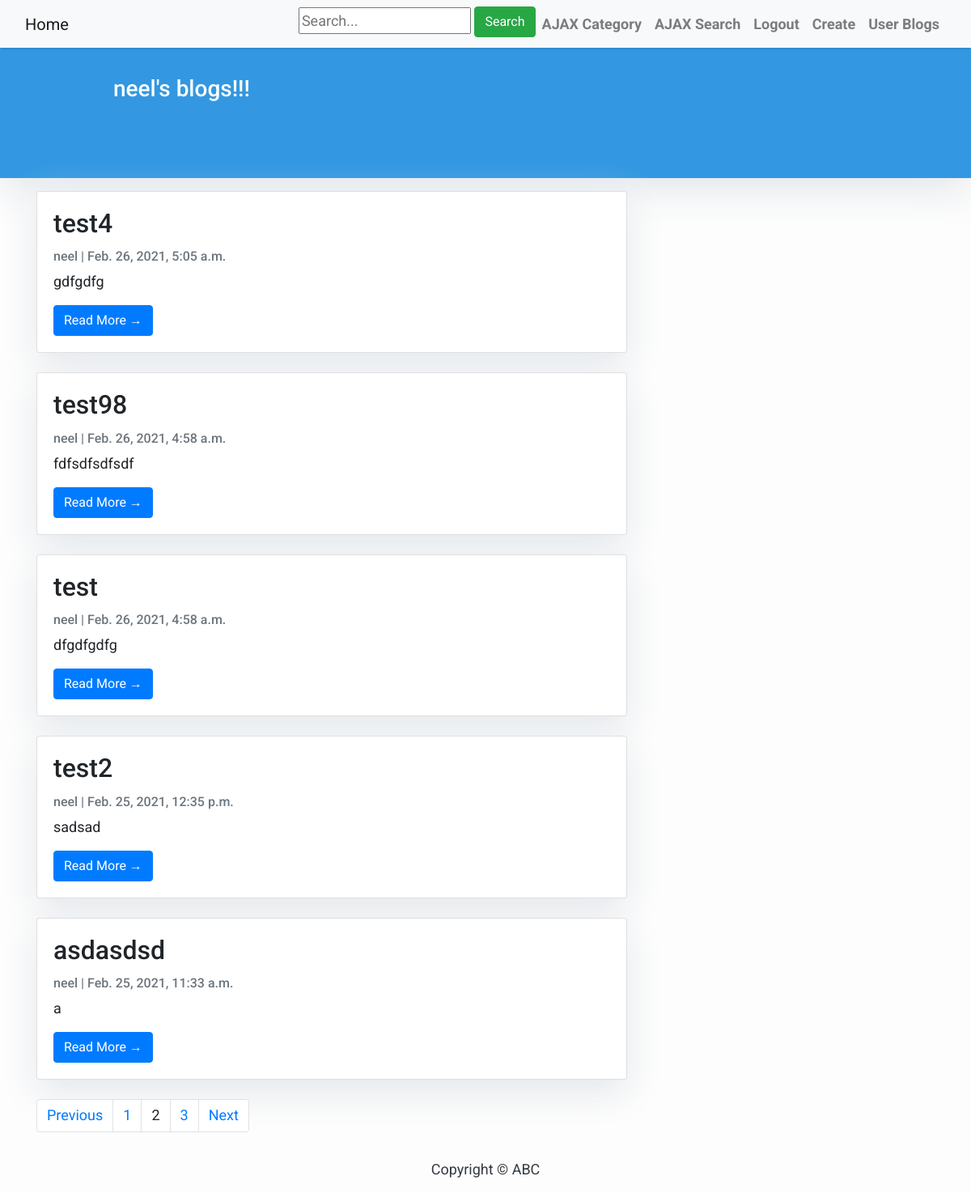
The page /user_list/?page=2 (signed in) on the database as committed earlier.
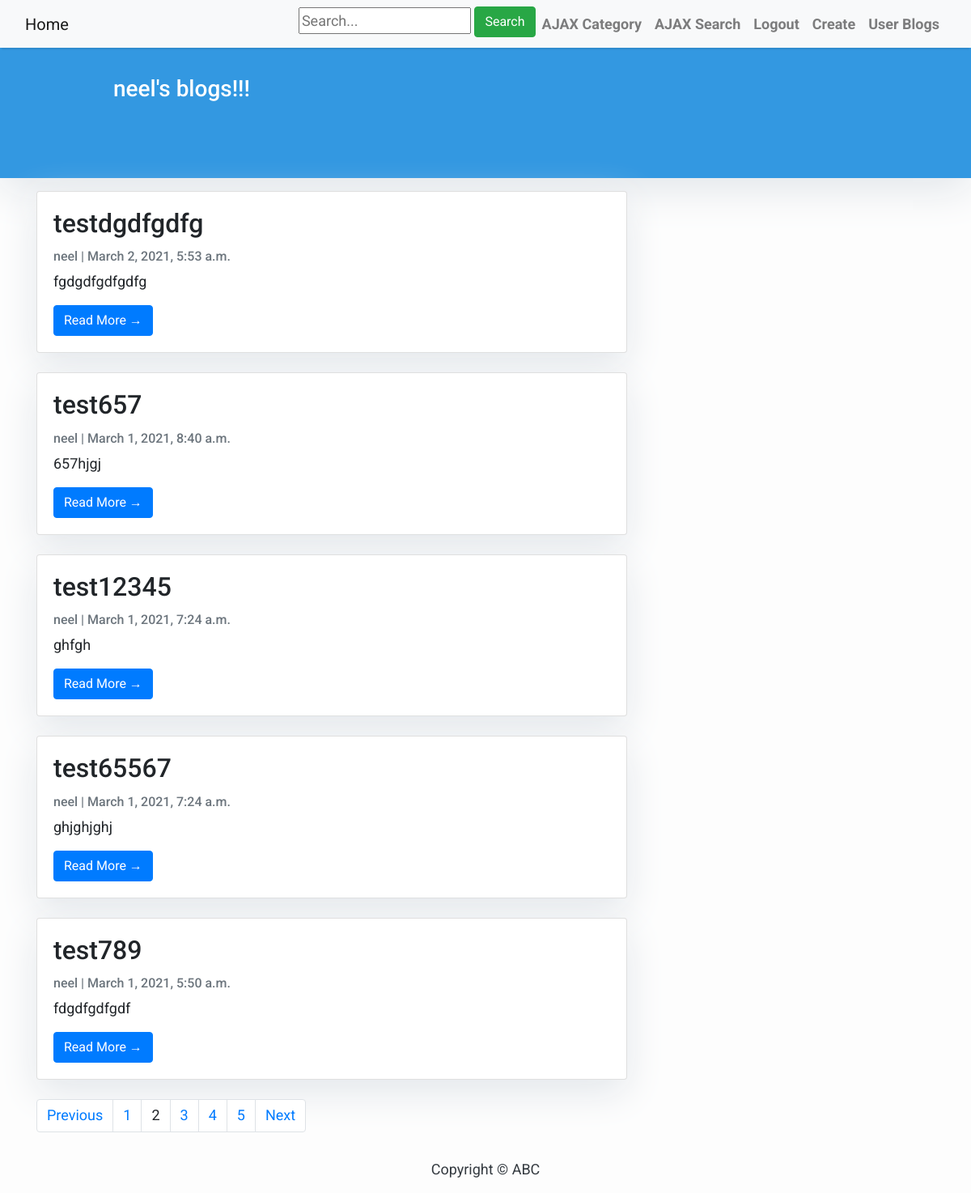
The same page on the database as committed later.
### blog/models.py (models this page shows, shortened)
class Post(models.Model):
    title = models.CharField('title for post', max_length=200)
    author = models.ForeignKey(
        User, on_delete=models.CASCADE, related_name='blog_posts')
    updated_on = models.DateTimeField(auto_now=True)
    content = models.TextField()
    category = models.ForeignKey(
        Category, verbose_name="Category", on_delete=models.CASCADE, blank=True, null=True)
    created_on = models.DateTimeField(
        editable=True, auto_now_add=False, default=django.utils.timezone.now())
    slug = models.CharField(max_length=200, unique=True)
    class Meta:
        ordering = ['-created_on']

### blog/views.py (the view)
# urls.py: path(r'user_list/', views.user_list, name='user_list'),
def user_list(request):
    if request.user.is_authenticated:
        data = Post.objects.filter(author=request.user).order_by('-created_on')
        paginator = Paginator(data, 5)
        page_number = request.GET.get('page')
        try:
            blogs = paginator.page(page_number)
        except PageNotAnInteger:
            blogs = paginator.page(1)
        except EmptyPage:
            blogs = paginator.page(paginator.num_pages)
        return (render(request, 'blog/user_list.html', {'data': blogs, 'name': request.user}))
    else:
        return(HttpResponseRedirect('/login/'))

### blog/templates/blog/user_list.html (shortened to what this page needs)
{% extends "blog/base.html" %}
{% block content %}
<header class="masthead">
    <div class="container">
        <div class="row">
            <div class=" col-md-8 col-md-10 mx-auto">
                <div class="site-heading">
                    <h3 class=" site-heading my-4 mt-3 text-white">{{ request.user }}'s blogs!!! </h3>
                    <br><br>
                </div>
            </div>
        </div>
    </div>
</header>
<div class="container">
    <div class="row">
        <div class="col-md-8 mt-3 left">
            {% for post in data %}
            <div class="card mb-4">
                <div class="card-body">
                    <h2 class="card-title">{{ post.title }}</h2>
                    <p class="card-text text-muted h6">{{ post.author }} | {{ post.created_on}} </p>
                    <p class="card-text">{{post.content|slice:":200" }}</p>
                    {%if post.slug%}
                    <a href="{% url 'blog:post_detail' post.slug  %}" class="btn btn-primary">Read More &rarr;</a>
                    {%endif%}
                </div>
            </div>
            {% endfor %}
            <div>
                <span>
                    <ul class="pagination">
                    {% if data.has_previous %}
                    <li class="page-item"><a class="page-link" href="?page={{ data.previous_page_number }}">Previous</a></li>
                    {% endif %}
                    {% for i in data.paginator.page_range %}
                        {% if data.number == i %}
                            <li class="page-item"><span><a class="page-link">{{i}}</a></span></li>
                        {% else %}
                        <li class="page-item"><a class="page-link" href="?page={{ i }}">{{i}}</a></li>
                        {% endif %}
                    {% endfor %}
                    {% if data.has_next %}
                    <li class="page-item"><a class="page-link" href="?page={{ data.next_page_number }}">Next</a></li>
                    {% endif %}
                </ul>
                </span>
            </div>
        </div>
    </div>
</div>
{%endblock%}

Rows that differ between the two databases and show on the page:
no longer on this page (row unchanged): Post: title "test4", author "neel", created_on "Feb. 26, 2021, 5:05 a.m.", content "gdfgdfg", slug "Read More →"
no longer on this page (row unchanged): Post: title "test98", author "neel", created_on "Feb. 26, 2021, 4:58 a.m.", content "fdfsdfsdfsdf", slug "Read More →"
no longer on this page (row unchanged): Post: title "test", author "neel", created_on "Feb. 26, 2021, 4:58 a.m.", content "dfgdfgdfg", slug "Read More →"
no longer on this page (row unchanged): Post: title "test2", author "neel", created_on "Feb. 25, 2021, 12:35 p.m.", content "sadsad", slug "Read More →"
no longer on this page (row unchanged): Post: title "asdasdsd", author "neel", created_on "Feb. 25, 2021, 11:33 a.m.", content "a", slug "Read More →"
added Post: title "testdgdfgdfg", author "neel", created_on "March 2, 2021, 5:53 a.m.", content "fgdgdfgdfgdfg", slug "Read More →"
added Post: title "test657", author "neel", created_on "March 1, 2021, 8:40 a.m.", content "657hjgj", slug "Read More →"
added Post: title "test12345", author "neel", created_on "March 1, 2021, 7:24 a.m.", content "ghfgh", slug "Read More →"
added Post: title "test65567", author "neel", created_on "March 1, 2021, 7:24 a.m.", content "ghjghjghj", slug "Read More →"
added Post: title "test789", author "neel", created_on "March 1, 2021, 5:50 a.m.", content "fdgdfgdfgdf", slug "Read More →"
Other text that changed with them:
new list line: "4"
new list line: "5"
